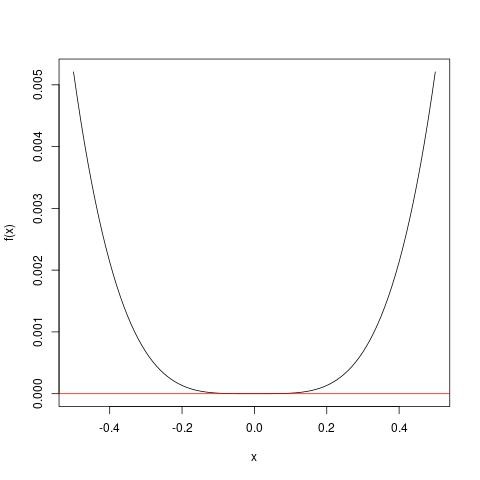

Generate this figure with R:
# The function in the problem statement and its derivative
f = function(x) cosh(x) + cos(x) - 2
fp = function(x) sinh(x) - sin(x)

# Plot the function in the problem statement
jpeg("newton.jpg")
curve(f(x), -0.5, 0.5)
abline(h = 0, col = 'red')
dev.off()

# Use Newton's method to find the root
xs = 1
ys = f(1)
ds = ys / fp(1)
repeat {
    x = tail(xs, 1) - tail(ds, 1)
    y = f(x)
    d = y / fp(x)
    xs = append(xs, x)
    ys = append(ys, y)
    ds = append(ds, d)
    if (d == 0) break
}

n = length(xs)
es = abs(xs)
data.frame(
    xs = xs,
    ys = ys,
    ds = ds,
    le = c(es[-1] / es[-n], NaN),
    qe = c(es[-1] / es[-n]^2, NaN))
